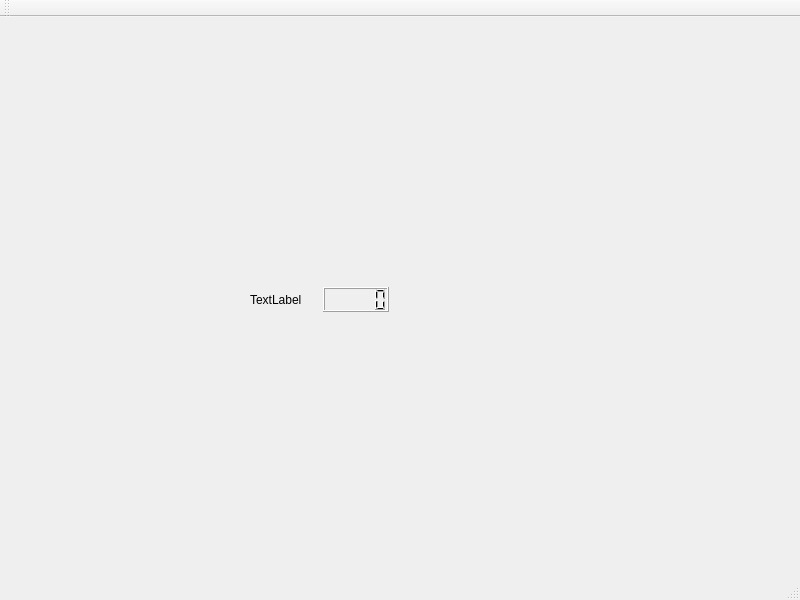
<?xml version="1.0" encoding="UTF-8"?>
<ui version="4.0">
 <class>MainWindow</class>
 <widget class="QMainWindow" name="MainWindow">
  <property name="geometry">
   <rect>
    <x>0</x>
    <y>0</y>
    <width>800</width>
    <height>600</height>
   </rect>
  </property>
  <property name="windowTitle">
   <string>MainWindow</string>
  </property>
  <widget class="QWidget" name="centralwidget">
   <widget class="QWidget" name="">
    <property name="geometry">
     <rect>
      <x>250</x>
      <y>270</y>
      <width>139</width>
      <height>25</height>
     </rect>
    </property>
    <layout class="QHBoxLayout" name="horizontalLayout">
     <item>
      <widget class="QLabel" name="label">
       <property name="text">
        <string>TextLabel</string>
       </property>
      </widget>
     </item>
     <item>
      <widget class="QLCDNumber" name="lcdNumber"/>
     </item>
    </layout>
   </widget>
  </widget>
  <widget class="QMenuBar" name="menubar">
   <property name="geometry">
    <rect>
     <x>0</x>
     <y>0</y>
     <width>800</width>
     <height>22</height>
    </rect>
   </property>
  </widget>
  <widget class="QStatusBar" name="statusbar"/>
  <widget class="QToolBar" name="toolBar">
   <property name="windowTitle">
    <string>toolBar</string>
   </property>
   <attribute name="toolBarArea">
    <enum>TopToolBarArea</enum>
   </attribute>
   <attribute name="toolBarBreak">
    <bool>false</bool>
   </attribute>
  </widget>
 </widget>
 <resources/>
 <connections/>
</ui>
